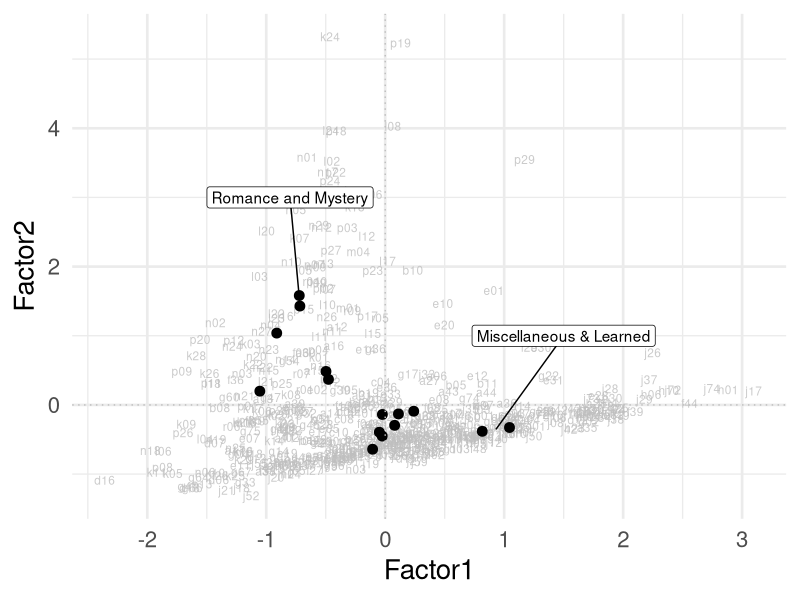

Here is the R script that generated this plot:
## ---- chunk 1
#| label: setup
#| include: false
options(digits = 2, knitr.kable.NA = "")
library(tidyverse)
library(kableExtra)
library(here)
library(xml2)
theme_set(theme_minimal(base_size = 20))

knitr::write_bib(
  c("base", "mclm", "xml2", "ggplot2", "tidyverse"),
  here("packages.bib")
)

dataset <- read_tsv(here("register-analysis.tsv"), show_col_types = FALSE)
fa <- dataset %>% data.frame(row.names = "filename") %>% 
  as.matrix() %>% factanal(factors = 4, scores = "regression")
## ---- chunk 2
#| label: tbl-registers
#| tbl-cap: List of components of the Brown corpus with the registers they represent, number of files and number of tokens.
brown_mapping_df <- read_tsv(here("brown_files.tsv"), show_col_types = FALSE)
brown_mapping_df %>% 
  select(Section, Component, Register, Files, Tokens = Size) %>% 
  kbl(align = "lrlrr", format.args = list(big.mark = " ")) %>% 
  kable_paper(full_width = FALSE) %>% 
  collapse_rows(1)
## ---- chunk 3
#| label: tbl-factors
#| tbl-cap: Loadings of the four factors.
fa_loads <- unclass(loadings(fa)) %>% 
  as_tibble(rownames = "Variable") %>% 
  mutate(across(where(is.numeric), ~ if_else(abs(.x) < 0.3, NA_real_, .x)))
kbl(fa_loads) %>% kable_paper(font_size = 22)
## ---- chunk 4
#| label: fig-scores
#| fig-cap: Scatterplot of document scores with the first two factors as dimensions and relevant registers annotated.
scores <- as_tibble(fa$scores, rownames = "File")
brown_mapping <- brown_mapping_df %>%
  select(Component, Register) %>%
  deframe()

register_centroids <- scores %>%
  mutate(Component = str_extract(File, "[a-z]"), Register = brown_mapping[Component]) %>%
  group_by(Register) %>%
  summarize(Factor1 = mean(Factor1), Factor2 = mean(Factor2))
top_1 <- register_centroids %>% arrange(Factor1) %>%
  tail(2) %>% summarize(across(where(is.numeric), mean))
top_2 <- register_centroids %>% arrange(Factor2) %>%
  tail(2) %>% summarize(across(where(is.numeric), mean))

ggplot(scores, aes(x = Factor1, y = Factor2)) +
  geom_text(aes(label = File), color = "gray", size = 3, alpha = 0.8) +
  geom_point(data = register_centroids, size = 3) +
  annotate("segment", x = 1.5, y = 1, xend = top_1$Factor1, yend = top_1$Factor2) +
  annotate("label", x = 1.5, y = 1, label = "Miscellaneous & Learned") +
  annotate("segment", x = -0.8, y = 3, xend = top_2$Factor1, yend = top_2$Factor2) +
  annotate("label", x = -0.8, y = 3, label = "Romance and Mystery") +
  geom_hline(yintercept = 0, color = "gray", linetype = 3) +
  geom_vline(xintercept = 0, color = "gray", linetype = 3)
## ---- chunk 5
#| include: false
get_random_s <- function(filepath) {
  read_xml(filepath) %>% 
    xml_find_all("//d1:s") %>% 
    sample(1) %>% 
    xml_children() %>% 
    xml_text() %>% 
    paste(collapse = " ")
}
filepath <- function(file) here("corpus", paste0(file, ".xml"))
set.seed(100)
# Replace Factor1 with Factor2 below to get extremes of Factor 2
left_1 <- filter(scores, Factor1 == min(Factor1))$File
